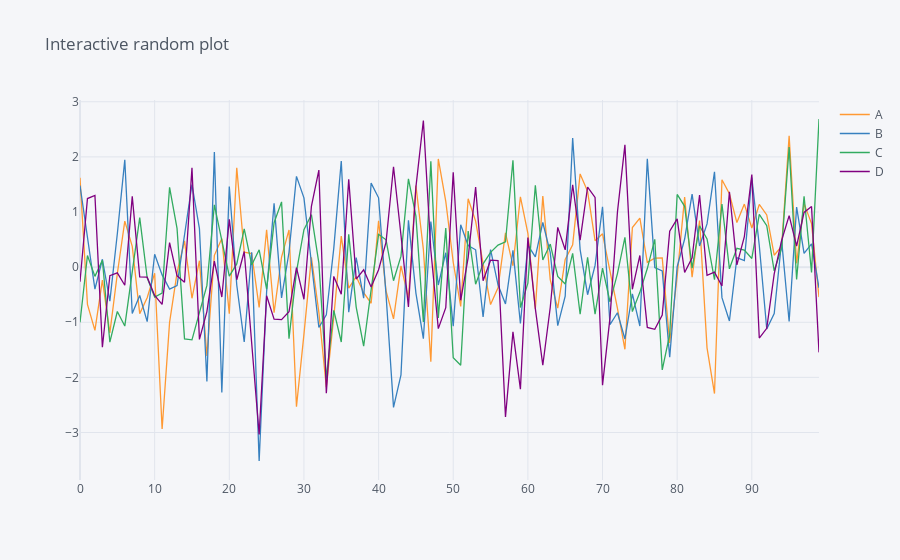

Notebook code for this chart:
### Markdown cell above
Line plot for timeseries

### Code cell
# to make an interactive plot plotly
df.iplot(title="Interactive random plot");
